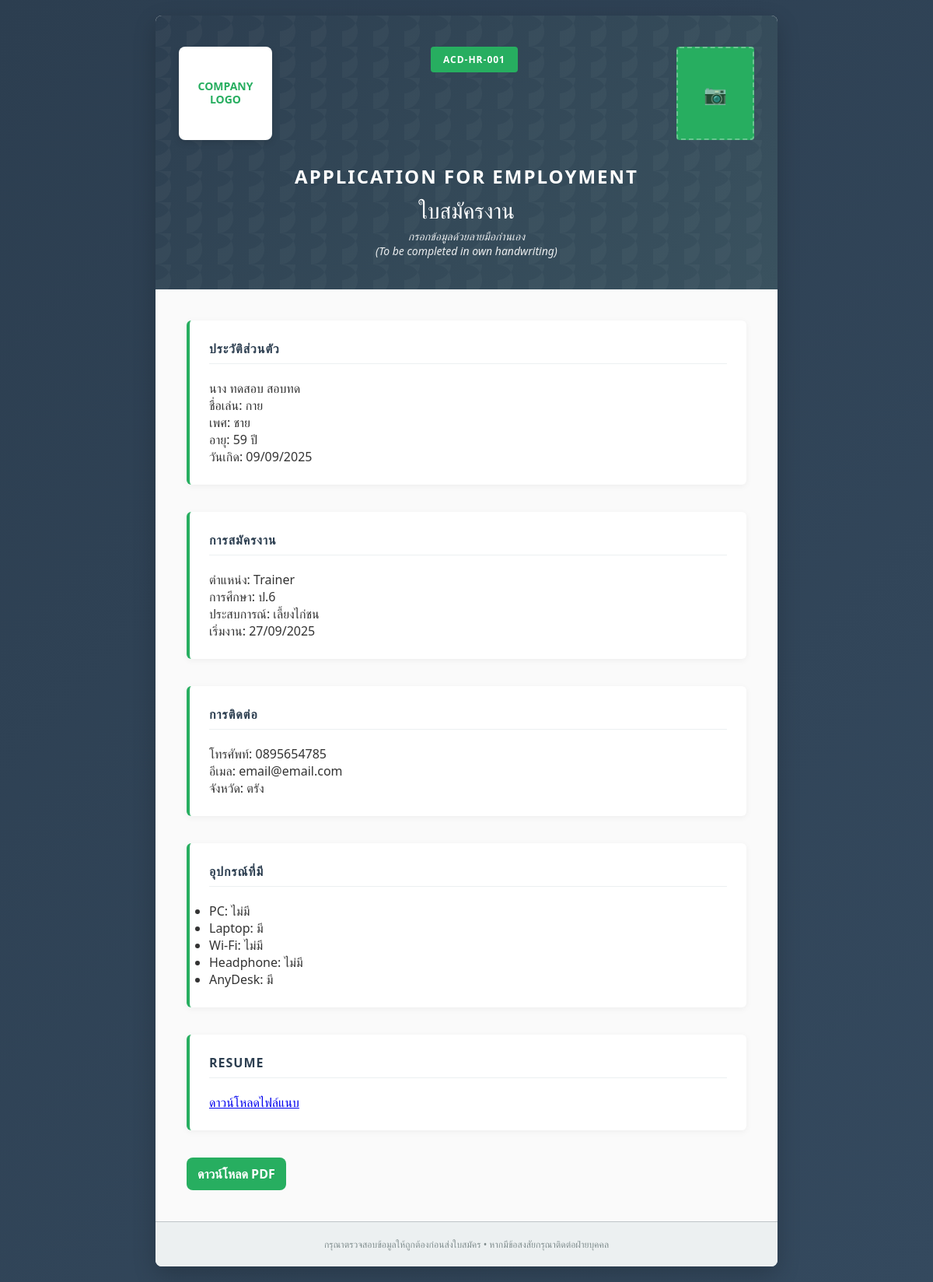
Screenshot of /apply/1/ with the database file from the repository.
### myapp/models.py (models this page shows, shortened)
class candidate(models.Model):
    class Title(models.TextChoices):
        MR = "MR", "นาย"
        MRS = "MRS", "นาง"
        MS = "MS", "นางสาว"
    class Gender(models.TextChoices):
        MALE = "MALE", "ชาย"
        FEMALE = "FEMALE", "หญิง"
    class Position(models.TextChoices):
        WFH = "WFH", "Telesales work from home"
        OFFICE = "OFFICE", "Telesales office"
        TRAINER = "TRAINER", "Trainer"
        MKT = "MKT", "Manager Marketing"
    id = models.BigAutoField(primary_key=True)
    cdd_title = models.CharField("คำนำหน้า", max_length=8, choices=Title.choices)
    cdd_first_name = models.CharField("ชื่อจริง", max_length=128)
    cdd_last_name = models.CharField("นามสกุล", max_length=128)
    cdd_nickname = models.CharField("ชื่อเล่น", max_length=64, blank=True)
    cdd_gender = models.CharField("เพศ", max_length=8, choices=Gender.choices)
    cdd_age = models.PositiveIntegerField("อายุ", null=True, blank=True)
    birth_date = models.DateField(null=True, blank=True, verbose_name="วันเดือนปีเกิด")
    cdd_position = models.CharField("ตำแหน่งที่สนใจสมัคร", max_length=32, choices=Position.choices)
    work_exp = models.TextField("ประสบการณ์ทำงาน (ระบุคร่าว ๆ)", blank=True)
    education = models.CharField("วุฒิการศึกษา", max_length=255, blank=True)
    start_date_available = models.DateField("วันที่สามารถเริ่มงานได้", null=True, blank=True)
    cdd_tel = models.CharField("เบอร์โทรศัพท์", max_length=20)
    cdd_email = models.EmailField("อีเมล", blank=True)
    cdd_province = models.CharField("จังหวัด", max_length=100, blank=True)
    cdd_resume = models.FileField("Resume / CV", upload_to="resumes/", blank=True, null=True)
    has_pc = models.BooleanField("คอมพิวเตอร์ (Windows 10+)", default=False)
    has_laptop = models.BooleanField("โน้ตบุ้ค (Windows 10+)", default=False)
    has_wifi = models.BooleanField("Wi-Fi", default=False)
    has_headphone = models.BooleanField("Headphone", default=False)
    has_anydesk = models.BooleanField("Anydesk", default=False)
    class Status(models.TextChoices):
        APPROVED = "approved", "อ่านแล้ว"
        PENDING  = "pending",  "ยังไม่ได้อ่าน"
    cdd_status = models.CharField("สถานะ", max_length=20, choices=Status.choices, default=Status.PENDING)
    class Meta:
        verbose_name = "ผู้สมัคร"
        verbose_name_plural = "ผู้สมัคร"
        ordering = ["cdd_first_name", "cdd_last_name"]

### myapp/views.py (the view)
# urls.py: path("apply/<int:pk>/", views.jobform_detail, name="jobform_detail"),
def jobform_detail(request, pk: int):
    obj = get_object_or_404(candidate, pk=pk)
    return render(request, "jobform.html", {"obj": obj, "pdf_mode": False})

### myapp/templates/jobform.html (shortened to what this page needs)
{% load static %}
<!DOCTYPE html>
<html lang="th">
<head>
</head>
<body>
  <div class="container">
    <div class="header">
      <div class="logo-section">
        <div class="company-logo">COMPANY<br/>LOGO</div>
        <div class="form-code">ACD-HR-001</div>
        <div class="photo-placeholder"></div>
      </div>
      <div class="header-title">
        <h1>APPLICATION FOR EMPLOYMENT</h1>
        <h2>ใบสมัครงาน</h2>
        <p>กรอกข้อมูลด้วยลายมือก่านเอง<br/>(To be completed in own handwriting)</p>
      </div>
    </div>
    <div class="form-content">
      {% if obj %}
      <div class="section">
        <h3>ประวัติส่วนตัว</h3>
        <p>{{ obj.get_cdd_title_display }} {{ obj.cdd_first_name }} {{ obj.cdd_last_name }}</p>
        <p>ชื่อเล่น: {{ obj.cdd_nickname|default:"-" }}</p>
        <p>เพศ: {{ obj.get_cdd_gender_display }}</p>
        <p>อายุ: {% if obj.cdd_age %}{{ obj.cdd_age }} ปี{% else %}-{% endif %}</p>
        <p>วันเกิด: {% if obj.birth_date %}{{ obj.birth_date|date:"d/m/Y" }}{% else %}-{% endif %}</p>
      </div>
      <div class="section">
        <h3>การสมัครงาน</h3>
        <p>ตำแหน่ง: {{ obj.get_cdd_position_display }}</p>
        <p>การศึกษา: {{ obj.education|default:"-" }}</p>
        <p>ประสบการณ์: {{ obj.work_exp|default:"-" }}</p>
        <p>เริ่มงาน: {% if obj.start_date_available %}{{ obj.start_date_available|date:"d/m/Y" }}{% else %}-{% endif %}</p>
      </div>
      <div class="section">
        <h3>การติดต่อ</h3>
        <p>โทรศัพท์: {{ obj.cdd_tel }}</p>
        <p>อีเมล: {{ obj.cdd_email }}</p>
        <p>จังหวัด: {{ obj.cdd_province }}</p>
      </div>
      <div class="section">
        <h3>อุปกรณ์ที่มี</h3>
        <ul>
          <li>PC: {{ obj.has_pc|yesno:"มี,ไม่มี" }}</li>
          <li>Laptop: {{ obj.has_laptop|yesno:"มี,ไม่มี" }}</li>
          <li>Wi-Fi: {{ obj.has_wifi|yesno:"มี,ไม่มี" }}</li>
          <li>Headphone: {{ obj.has_headphone|yesno:"มี,ไม่มี" }}</li>
          <li>AnyDesk: {{ obj.has_anydesk|yesno:"มี,ไม่มี" }}</li>
        </ul>
      </div>
      {% if obj.cdd_resume %}
      <div class="section">
        <h3>Resume</h3>
        <a href="{{ obj.cdd_resume.url }}" target="_blank">ดาวน์โหลดไฟล์แนบ</a>
      </div>
      {% endif %}
      {% if not pdf_mode %}
      <div style="margin-top:12px;">
        <a href="{% url 'jobform_pdf' obj.pk %}" target="_blank"
           style="display:inline-block;background:#27ae60;color:#fff;padding:10px 14px;border-radius:8px;text-decoration:none;font-weight:700;">
          ดาวน์โหลด PDF
        </a>
      </div>
      {% endif %}
      {% endif %}
    </div>
    <div class="form-footer">
      <p>กรุณาตรวจสอบข้อมูลให้ถูกต้องก่อนส่งใบสมัคร • หากมีข้อสงสัยกรุณาติดต่อฝ่ายบุคคล</p>
    </div>
  </div>
</body>
</html>

### myapp/templates/jobform.html (style rules this page uses)
* { margin:0;padding:0;box-sizing:border-box }
body { font-family:'Segoe UI',Tahoma,Geneva,Verdana,sans-serif; background:linear-gradient(135deg,#2c3e50 0%,#34495e 100%); min-height:100vh;padding:20px;color:#333; }
.container { max-width:800px;margin:0 auto;background:#fff;border-radius:8px; box-shadow:0 10px 30px rgba(0,0,0,.2);overflow:hidden;animation:slideIn .6s ease-out }
.header { background:linear-gradient(135deg,#2c3e50 0%,#3a525f 100%);color:#fff;padding:40px 30px;text-align:center;position:relative }
.header::before { content:'';position:absolute;inset:0; }
.logo-section { display:flex;justify-content:space-between;align-items:flex-start;margin-bottom:30px;position:relative;z-index:1 }
.company-logo { width:120px;height:120px;background:#fff;border-radius:8px;display:flex;align-items:center;justify-content:center; font-weight:bold;color:#27ae60;font-size:14px;text-align:center;line-height:1.2;box-shadow:0 4px 8px rgba(0,0,0,.1) }
.form-code { background:#27ae60;color:#fff;padding:8px 16px;border-radius:4px;font-size:12px;font-weight:bold;letter-spacing:1px }
.photo-placeholder { width:100px;height:120px;background:#27ae60;border:2px dashed rgba(255,255,255,.3);border-radius:4px;position:relative }
.photo-placeholder::after { content:'📷';position:absolute;inset:0;margin:auto;width:24px;height:24px;font-size:24px;opacity:.7;display:flex;align-items:center;justify-content:center }
.header-title { position:relative;z-index:1 }
.header h1 { font-size:24px;font-weight:600;margin-bottom:8px;letter-spacing:2px }
.header h2 { font-size:28px;font-weight:300;margin-bottom:5px }
.header p { font-size:14px;opacity:.9;font-style:italic }
.form-content { padding:40px;background:#fafafa }
.section { margin-bottom:35px;background:#fff;border-radius:6px;padding:25px;box-shadow:0 2px 8px rgba(0,0,0,.05);border-left:4px solid #27ae60 }
.section h3 { color:#2c3e50;font-size:16px;font-weight:600;margin-bottom:20px;text-transform:uppercase;letter-spacing:1px;border-bottom:1px solid #ecf0f1;padding-bottom:8px }
.form-footer { background:#ecf0f1;padding:20px;text-align:center;color:#7f8c8d;font-size:12px;border-top:1px solid #bdc3c7 }

### rows the page displays
candidate: cdd_title "นาง", cdd_first_name "ทดสอบ", cdd_last_name "สอบทด", cdd_nickname "กาย", cdd_gender "ชาย", cdd_age "59", birth_date "09/09/2025", cdd_position "Trainer", education "ป.6", work_exp "เลี้ยงไก่ชน", start_date_available "27/09/2025", cdd_tel "0895654785", cdd_email "email@email.com", cdd_province "ตรัง", has_pc "ไม่มี", has_laptop "มี", has_wifi "ไม่มี", has_headphone "ไม่มี", has_anydesk "มี"
